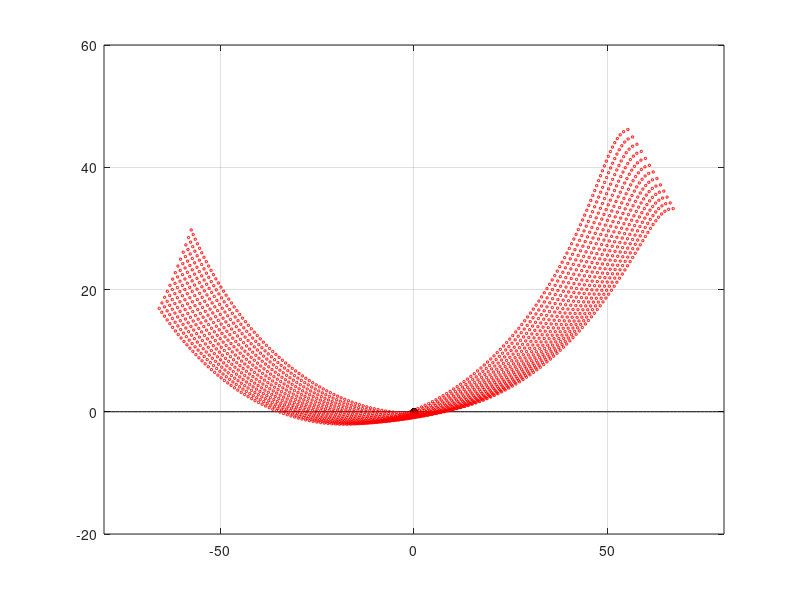

Write the MATLAB code that produced this figure.
% This script is to plot the trajectory of fingertip with optimal grasping
% parameter set
figure;

xo=0;
yo=0;
x0=(0:160)-80;
y0=zeros(1,161);
plot(x0,y0,'k');
hold on;
scatter(xo,yo,'k','filled');
hold on;
axis([-80 80 -20 60]);
hold on;
    
for theta1=0:1:12
    x1=30/12*theta1+50;
    z1=(theta1-100.6)/-0.8853;
    %disp('the current data set is: ');
    %dis=[x1,z1,theta1];
    %disp(dis);
    
    x=-x1;%0:10:-100
    z=z1+20; %90:1:110 and 20 is the offset
    theta=theta1*pi/180;%0:pi/180:12*pi/180/

    p=0.00:0.002:0.3; % pressure is in MPa
    gamma=45*pi/180;
    m=45;
    n=40;
    j=0:0.1:20;
    k=sqrt(20*20-(j-20).^2);
    l=72;
    sj=size(j,2);
    
    %point O1:
    x1=x;
    z1=z;
    delta=l.*(0.115*p+0.001177);
    phi=pi-delta-gamma+theta;
    r=1./(0.125*p+0.001177);
    %point O2:
    x2=x1+m*sin(theta)+n*cos(theta);
    z2=z1-m*cos(theta)+n*sin(theta);
    s1=cos(pi/2-gamma+theta);
    f1=sin(pi/2-gamma+theta);
    %point O3;
    x3=x2-r.*s1;
    z3=z2-r.*f1;
    %point E
    x4=x3+r.*cos(delta+gamma-pi/2-theta);
    z4=z3-r.*sin(delta+gamma-pi/2-theta);
    %point T
    x5=x4+j(sj).*sin(phi)-k(sj).*cos(phi);
    z5=z4-j(sj).*cos(phi)-k(sj).*sin(phi);
    for i1=1:size(p,2)
        %legend('-DynamicLegend');
        scatter(x5(i1),z5(i1),3,'r');
    end
    
    hold all;

end
grid on;
hold off;
